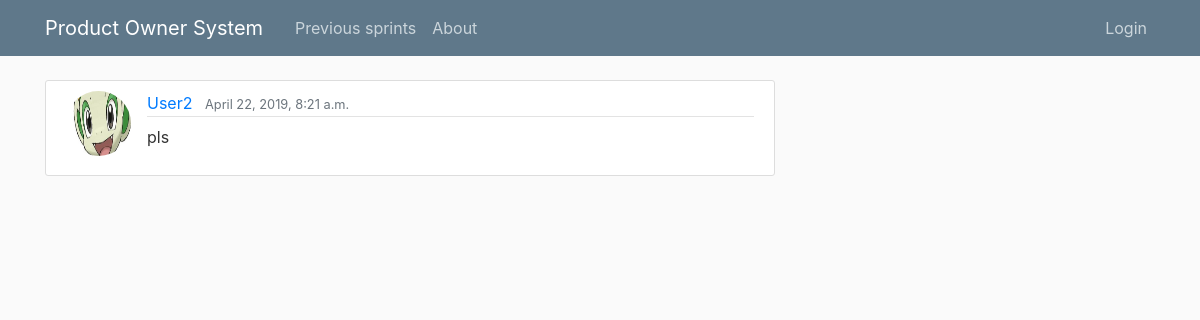
The app's page /post/4/ with its own data.
### userPosts/models.py (models this page shows, shortened)
class Post(models.Model):
    title = models.CharField(max_length=100)
    content = models.TextField()
    date_posted = models.DateTimeField(auto_now_add=True)
    author = models.ForeignKey(User, on_delete=models.CASCADE, default='')

### users/models.py (models this page shows, shortened)
class Profile(models.Model):
    user = models.OneToOneField(User, on_delete=models.CASCADE)
    image = models.ImageField(default='default.jpg', upload_to='profile_pics')

### userPosts/views.py (the view)
# urls.py: path('post/<int:pk>/', PostDetailView.as_view(), name='post-detail'),
class PostDetailView(DetailView):
    model = Post

### userPosts/templates/userPosts/post_detail.html (shortened to what this page needs)
{% extends "userPosts/base.html" %}
{% block content %}
    <article class="media content-section">
        <img class="rounded-circle article-img" src="{{ object.author.profile.image.url }}">
      <div class="media-body">
        <div class="article-metadata">
          <a class="mr-2" href="{% url 'user-posts' object.author.username %}">{{ object.author }}</a>
          <small class="text-muted">{{ object.date_posted }}</small>
        </div>
        <p class="article-content">{{ object.content }}</p>
      </div>
    </article>
{% endblock content %}

### userPosts/static/userPosts/main.css (style rules this page uses)
body { background: #fafafa; color: #333333; margin-top: 5rem; }
.content-section { background: #ffffff; padding: 10px 20px; border: 1px solid #dddddd; border-radius: 3px; margin-bottom: 20px; }
.article-content { white-space: pre-line; }
.article-img { height: 65px; width: 65px; margin-right: 16px; }
.article-metadata { padding-bottom: 1px; margin-bottom: 4px; border-bottom: 1px solid #e3e3e3 }

### records on screen
Post: author.profile.image (placeholder picture), author "User2", date_posted "April 22, 2019, 8:21 a.m.", content "pls"
